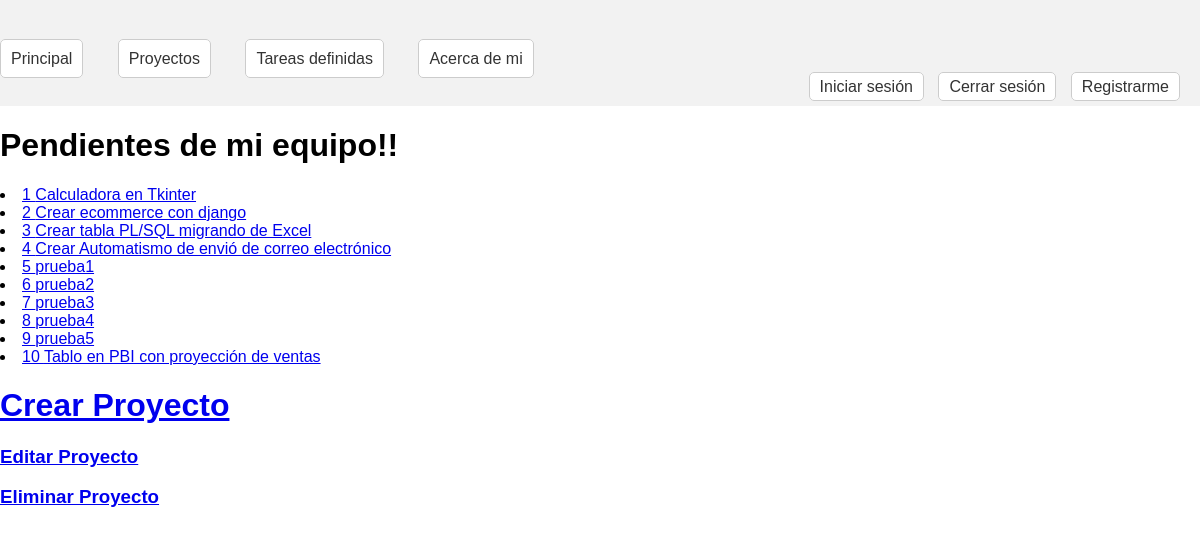
The page /proyecto/ (signed in) on the database as committed earlier.
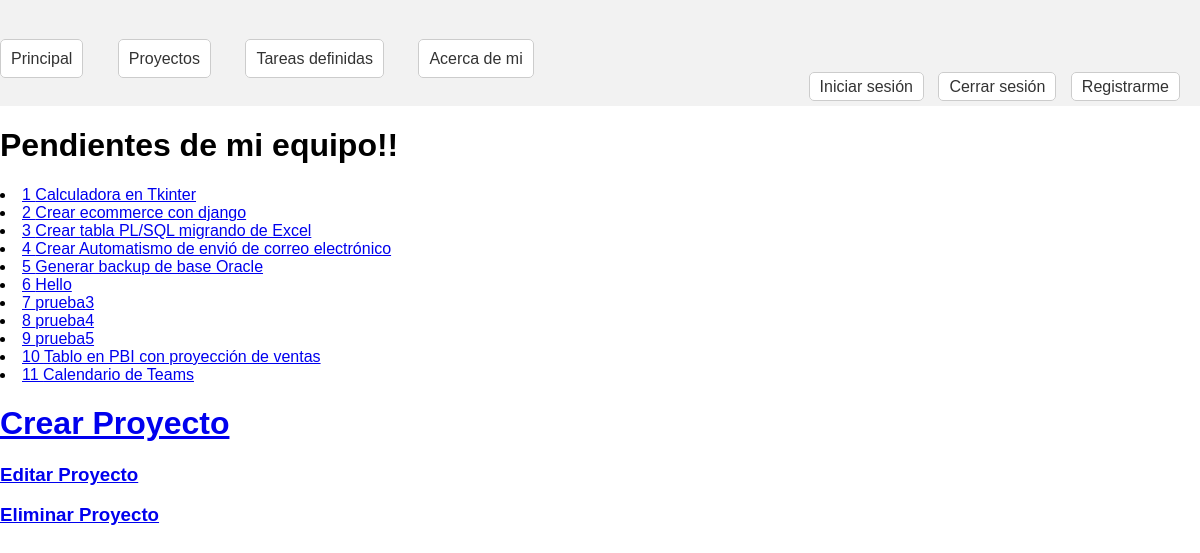
The same page on the database as committed later.
### app1/models.py (models this page shows, shortened)
class Proyectos(models.Model):
    nombre=models.CharField(max_length=100)
    fechacreacion=models.DateField()

### app1/views.py (the view)
# urls.py: path('proyecto/',mis_proyectos),
@login_required
def mis_proyectos(requets):
    milista=Proyectos.objects.all()
    milista2=Proyectos.objects.values('id','nombre')
    return render (requets,"proyecto.html",{'milista2':milista2})

### app1/templates/proyecto.html (shortened to what this page needs)
{% extends 'herencia.html' %}
{% block dinamico %}
<h1>Pendientes de mi equipo!!</h1>
{% for i in milista2 %}
<table>
    <li>
        <a href="{% url 'proyecto_tarea' i.id %}" >{{i.id}} {{i.nombre}}</a><br>
    </li>
</table>
{% endfor %}
<h1>
    <a href="{% url 'nuevoproyecto' %}"> Crear Proyecto</a>
</h1>
<h3>
    <a href="{% url 'editarproyecto' %}"> Editar Proyecto</a>
</h3>
<h3>
    <a href="{% url 'editarproyecto' %}"> Eliminar Proyecto</a>
</h3>
{% endblock %}

Rows that differ between the two databases and show on the page:
changed Proyectos id 5: nombre "prueba1" → "Generar backup de base Oracle"
changed Proyectos id 6: nombre "prueba2" → "Hello"
added Proyectos: id "11", nombre "Calendario de Teams"
